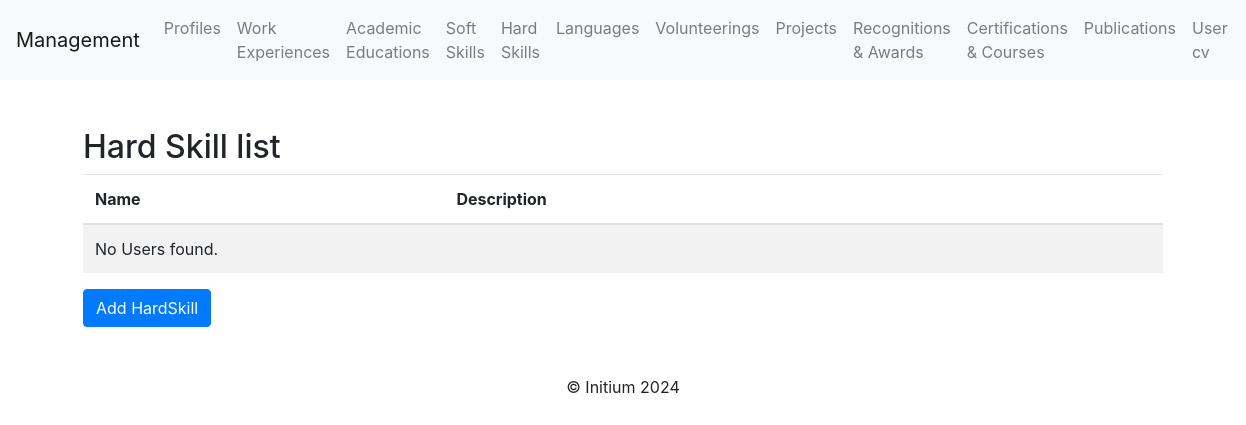
Before: /hard_skills/ with the older database file.
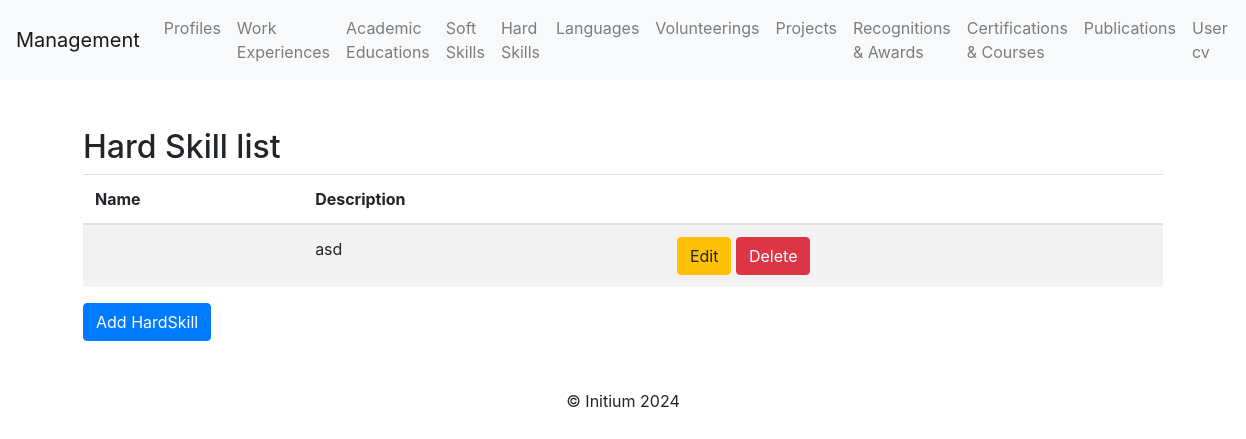
After: the same page with the newer database file.
### profile_cv/models.py (models this page shows, shortened)
class HardSkillUser(models.Model):
    hard_skill = models.ForeignKey("HardSkill", on_delete=models.CASCADE)  # Name of the skill
    description = models.TextField(blank=True, null=True)  # Optional description
    level_skill = models.IntegerField(max_length= 5)  # Proficiency level of the skill

### profile_cv/views.py (the view)
# urls.py: path('hard_skills/', hardskill_list, name='hard_skill_list'),
def hardskill_list(request):
    hardskills = HardSkillUser.objects.all()
    return render(request, "hardskill/hardskill_list.html", {"hardskills": hardskills})

### profile_cv/templates/hardskill/hardskill_list.html (shortened to what this page needs)
{% extends 'base.html' %}
{% block content %}
<div class="container mt-5">
    <h2>Hard Skill list</h2>
    <table class="table table-striped">
        <thead>
            <tr>
                <th>Name</th>
                <th>Description</th>
                <th></th>
            </tr>
        </thead>
        <tbody>
            {% for hardskill in hardskills %}
            <tr>
                <td>{{ hardskill.name }}</td>
                <td>{{ hardskill.description }}</td>
                <td>
                    <a class="btn btn-warning" href="{% url 'hard_skill_update' hardskill.pk %}">Edit</a>
                    <a class="btn btn-danger" href="{% url 'hard_skill_delete' hardskill.pk %}">Delete</a>
                </td>
            </tr>
            {% empty %}
            <tr>
                <td colspan="4">No Users found.</td>
            </tr>
            {% endfor %}
        </tbody>
    </table>
    <a class="btn btn-primary" href="{% url 'hard_skill_create' %}">Add HardSkill</a>
</div>
{% endblock %}

Changed rows visible on the page:
added HardSkillUser: description "asd"
Other visible differences:
text no longer shown: "No Users found."
